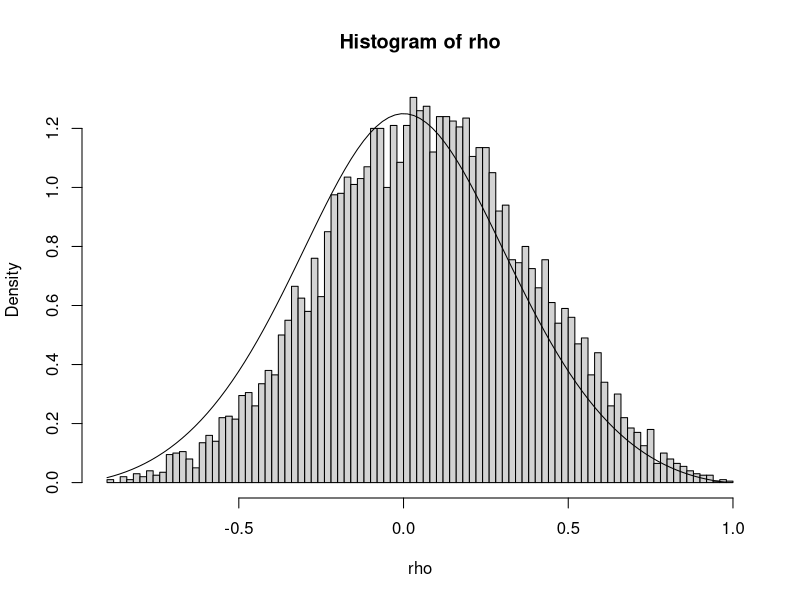
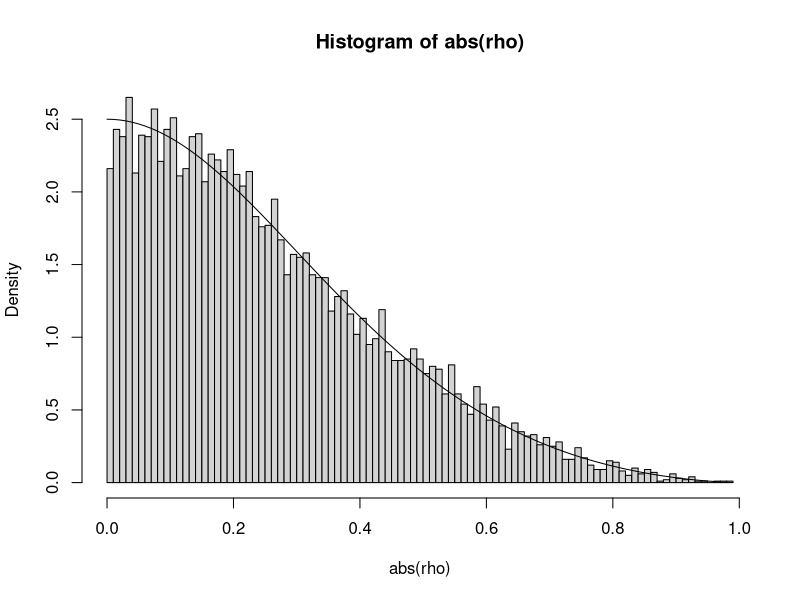
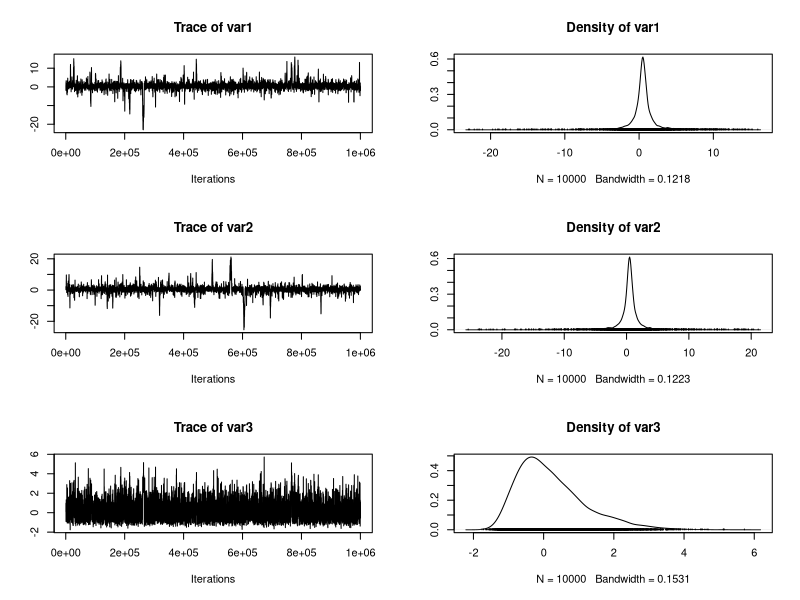
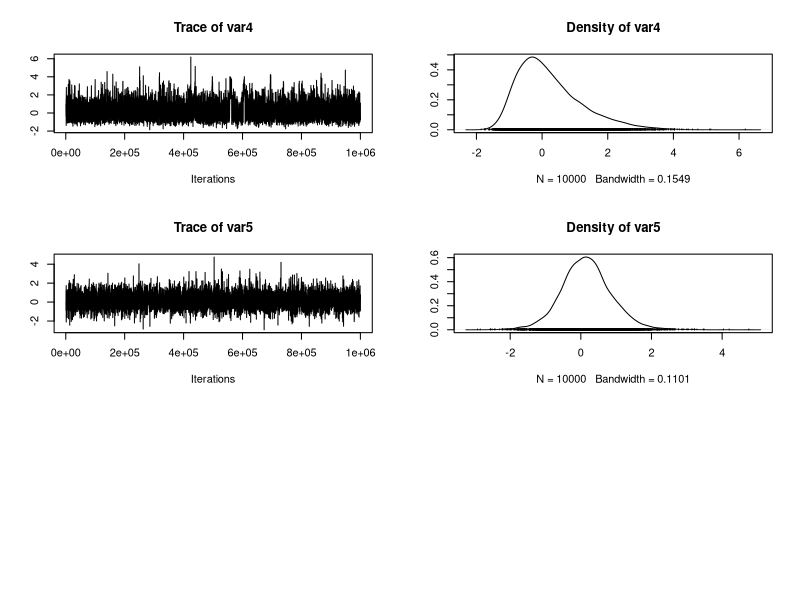
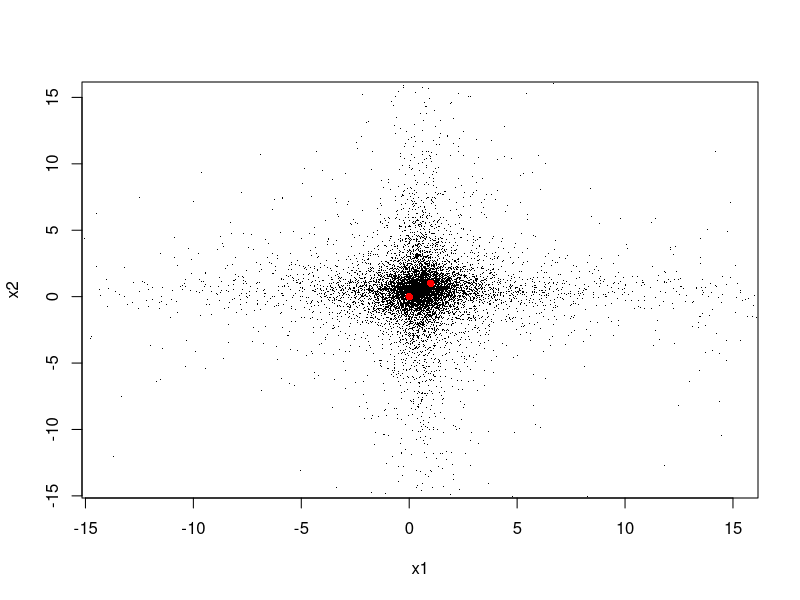
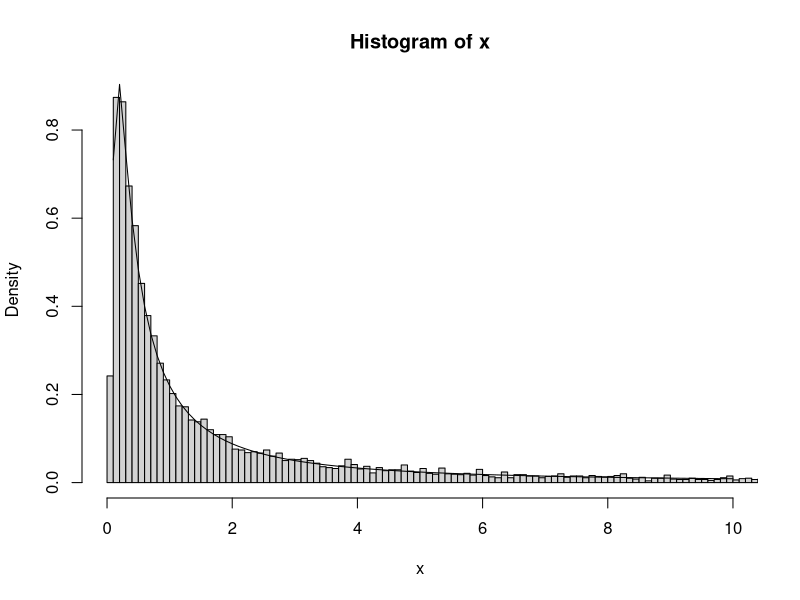

These figures' R source, in order:
library(MCMCpack)
library(mvtnorm)

# To observarsjoner fra regresjonsmodellen
x <- rbind(c(0,0),c(1,1))
# posterioritetthet, logistic prior på glogit(rho),
# uniform improper på mu1, mu2 og log(sigma_1), log(sigma_2)
target <- function(theta, x, scale) {
  logPrior <- dlogis(theta[5], scale=scale, log=TRUE)
  mu <- theta[1:2]
  sigma <- exp(theta[3:4])
  rho <- 2*plogis(theta[5]) - 1
  Sigma <- diag(sigma) %*% toeplitz(c(1,rho)) %*% diag(sigma)
  logLik <- dmvnorm(x, mu, Sigma, log=TRUE)
  sum(logLik) + logPrior
}
# Generisk Metropolis-Hastings
s <- .4 # (scale til logistic prior til transformert rho)
chain <- MCMCmetrop1R(target, theta.init=rep(0,5), x=x, mcmc=1e+6, thin=100, scale=s)
# summary stats, merk at mange parametere ikke har endelig forventning
summary(chain)
# Tilbaketransformasjon av posteriori samples av rho
rho <- 2*plogis(chain[,5])-1
hist(rho, breaks=100, prob=TRUE)
# prior til rho
curve(2*((1-rho)/(rho+1))^(1/s)/(s*(1+((1-rho)/(rho+1))^(1/s))^2*(1-rho^2)), xname="rho", add=TRUE)
# posteriorifordeling til abs(rho)
hist(abs(rho),breaks=100, prob=TRUE)
# prior til abs(rho)
curve(4*((1-rho)/(rho+1))^(1/s)/(s*(1+((1-rho)/(rho+1))^(1/s))^2*(1-rho^2)), xname="rho", add=TRUE)
# trace-plot
plot(chain)
predictivesample <- function(theta) {
  mu <- theta[1:2]
  sigma <- exp(theta[3:4])
  rho <- 2*plogis(theta[5]) - 1
  Sigma <- diag(sigma) %*% toeplitz(c(1,rho)) %*% diag(sigma)
  c(x=rmvnorm(1, mu, Sigma), beta=c(mu[2] - Sigma[2,1]/Sigma[1,1]*mu[1],Sigma[2,1]/Sigma[1,1]))
}
xpredict <- t(apply(chain, 1, predictivesample))
# Predictiv tetthet til x_3
plot(xpredict[,1:2], pch=".", xlim=c(-14,15), ylim=c(-14,15))
# Observersjonene
points(x[,1],x[,2],col="red",pch=16)
# Sjekk av konsistens
mean(xpredict[,1]<0)
mean(xpredict[,1]<1)
mean(xpredict[,2]<0)
mean(xpredict[,2]<1)
hist.trunc <- function(x, trunc=20, by=1) {
  hist(x, breaks=seq(0, max(x)+by, by=by), xlim=c(0,trunc), prob=TRUE)
}
# posteriori til sigma_1^2
hist.trunc(exp(chain[,3])^2, 10, .1)
# lik invers gamma som forventet
curve(dinvgamma(x, shape=1/2, scale=1/4), add=TRUE)


#Berger Accept-Reject bivariate normal


alg<-function(datamat, nsamples){
  x <- datamat
  n <- ncol(x)
  s11 <- sum((x[1,] - mean(x[1,]))^2)
  s22 <- sum((x[2,] - mean(x[2,]))^2)
  s12 <- sum( (x[1,] - mean(x[1,])) %*% t((x[2,] - mean(x[2,]))) )
  S_mat <- matrix(data=c(s11,s12,s12,s22), nrow=2)
  S_inv <- solve(S_mat)
  
  samp_rho<-c()
  samp_sigma1<-c()
  samp_sigma2<-c()
  m <- runif(nsamples)
  
  for(i in 1:nsamples){
    prop <- riwish(n-1, S_inv)
    rho <- prop[1,2]/(sqrt(prop[1,1]) * sqrt(prop[2,2]))
    rej_bound <- (1 - (rho^2))^(3/2)
    if(m[i] <= rej_bound){
      samp_rho<-append(samp_rho, rho)
      samp_sigma1<-append(samp_sigma1, sqrt(prop[1,1]))
      samp_sigma2<-append(samp_sigma2, sqrt(prop[2,2]))
    }
  }
  return(cbind(samp_rho, samp_sigma1, samp_sigma2))
}

alg(matrix(rnorm(6), nrow=2), 100000)
